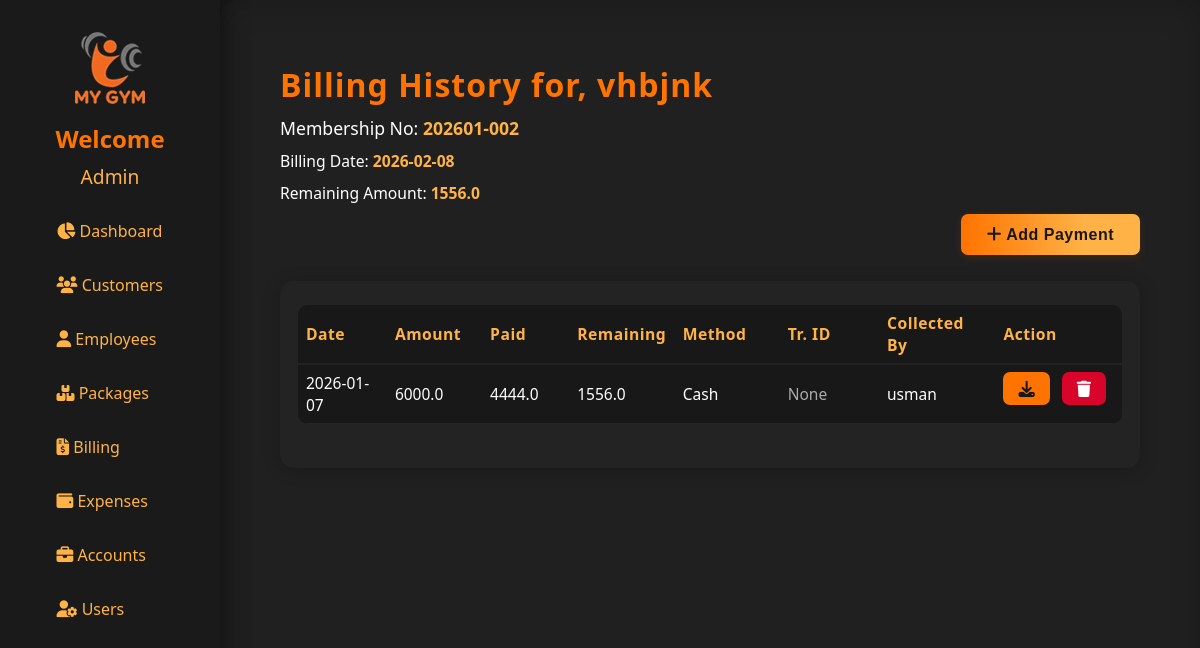
The page /billing_history/54215-7875445-7 (signed in) on the database its author committed.
### models.py (models this page shows, shortened)
class User(UserMixin, db.Model):
    id = db.Column(db.Integer, primary_key=True)
    username = db.Column(db.String(80), unique=True, nullable=False)
    password_hash = db.Column(db.String(128))
    thumb_id = db.Column(db.String(100))
    role_id = db.Column(db.String(100))
    created_at = db.Column(db.DateTime, default=datetime.utcnow)
    updated_at = db.Column(db.DateTime, default=datetime.utcnow, onupdate=datetime.utcnow)

class Customer(db.Model):
    id = db.Column(db.Integer, primary_key=True)
    membership_no = db.Column(db.String(20), unique=True)
    admission_date = db.Column(db.Date)
    type = db.Column(db.String(32))
    package_id = db.Column(db.Integer, db.ForeignKey('packages.id'))
    status = db.Column(db.String(20), default="Not Paid")
    billing_date = db.Column(db.Date)
    name = db.Column(db.String(120), nullable=False)
    email = db.Column(db.String(120))
    father_or_husband = db.Column(db.String(120))
    cnic = db.Column(db.String(20))
    gender = db.Column(db.String(20))
    marital_status = db.Column(db.String(20))
    blood_group = db.Column(db.String(10))
    dob = db.Column(db.Date)
    height = db.Column(db.Float)
    weight = db.Column(db.Float)
    waist = db.Column(db.Float)
    profession = db.Column(db.String(120))
    nationality = db.Column(db.String(50))
    address = db.Column(db.String(200))
    phone = db.Column(db.String(30))
    emergency_contact = db.Column(db.String(30))
    package = db.Column(db.String(50))
    personal_training_time = db.Column(db.String(50))
    trainer = db.Column(db.String(50))
    bmi_test = db.Column(db.String(10))  # 'Yes' or 'No'
    bmi_value = db.Column(db.Float)
    illnesses = db.Column(db.String(200))
    illness_other = db.Column(db.String(100))
    join_reasons = db.Column(db.String(200))
    terms_accepted = db.Column(db.Boolean, default=False)
    thumb_id = db.Column(db.String(100))
    invoices = db.relationship('Invoice', backref='customer', cascade="all, delete-orphan")
    billings = db.relationship('Billing', backref='customer', primaryjoin="Customer.cnic == foreign(Billing.customer_cnic)", cascade="all, delete-orphan")
    billing_histories = db.relationship('BillingHistory', backref='customer', primaryjoin="Customer.cnic == foreign(BillingHistory.customer_cnic)", cascade="all, delete-orphan")
    created_at = db.Column(db.DateTime, default=datetime.utcnow)
    updated_at = db.Column(db.DateTime, default=datetime.utcnow, onupdate=datetime.utcnow)

class Billing(db.Model):
    id = db.Column(db.Integer, primary_key=True)
    customer_name = db.Column(db.String(120), nullable=False)
    membership_no = db.Column(db.String(20), nullable=False)
    customer_cnic = db.Column(db.String(20), nullable=False)
    paid_to_be_amount = db.Column(db.Float, nullable=False)
    paid_amount = db.Column(db.Float, nullable=False)
    remaining_amount = db.Column(db.Float, nullable=False)
    payment_collected_by = db.Column(db.String(100), nullable=False)   # Employee name or ID
    payment_date = db.Column(db.DateTime, default=datetime.utcnow, nullable=False)
    payment_method = db.Column(db.String(50), nullable=False)
    transaction_id = db.Column(db.String(50), nullable=True)
    created_at = db.Column(db.DateTime, default=datetime.utcnow)
    updated_at = db.Column(db.DateTime, default=datetime.utcnow, onupdate=datetime.utcnow)

class BillingHistory(db.Model):
    id = db.Column(db.Integer, primary_key=True)
    customer_cnic = db.Column(db.String(20), nullable=False)
    customer_name = db.Column(db.String(120), nullable=False)
    membership_no = db.Column(db.String(20), nullable=False)
    amount_to_be_paid = db.Column(db.Float, nullable=False)
    paid_amount = db.Column(db.Float, nullable=False)
    remaining_amount = db.Column(db.Float, nullable=False)
    payment_collected_by = db.Column(db.String(100), nullable=False)
    payment_date = db.Column(db.DateTime, default=datetime.utcnow, nullable=False)
    payment_method = db.Column(db.String(50), nullable=False)
    transaction_id = db.Column(db.String(50), nullable=True)
    created_at = db.Column(db.DateTime, default=datetime.utcnow)
    updated_at = db.Column(db.DateTime, default=datetime.utcnow, onupdate=datetime.utcnow)

### app.py (the view)
@app.route('/billing_history/<cnic>', methods=['GET'])
@login_required
def billing_history(cnic):
    customer = Customer.query.filter_by(cnic=cnic).first_or_404()
    employees = Employee.query.all()
    pkg = Packages.query.get(customer.package_id)
    package_price = float(pkg.package_price) if pkg and pkg.package_price else 0
    billing = Billing.query.filter_by(customer_cnic=customer.cnic).order_by(Billing.payment_date.desc()).first()
    previous_remaining = billing.remaining_amount if billing else 0
    current_balance = billing.remaining_amount if billing else 0
    amount_to_be_paid = package_price + previous_remaining
    history = BillingHistory.query.filter_by(customer_cnic=cnic).order_by(BillingHistory.payment_date.desc()).all()
    serialized_history = [serialize_billing_history(b) for b in history]
    return render_template(
        'billing_history.html',
        customer=customer,
        history=serialized_history,
        employees=employees,
        current_balance=current_balance,
        package_name=pkg.package_name if pkg else '',
        package_price=package_price,
        previous_remaining=previous_remaining,
        amount_to_be_paid=amount_to_be_paid,
    )

### app.py (called while the page is built)
@login_manager.user_loader
def load_user(user_id):
    return db.session.get(User, int(user_id))

### helper.py (called while the page is built)
def serialize_billing_history(billing_history):
    return {
        'id': billing_history.id,
        'customer_cnic': billing_history.customer_cnic,
        'customer_name': billing_history.customer_name,
        'membership_no': billing_history.membership_no,
        'amount_to_be_paid': billing_history.amount_to_be_paid,
        'paid_amount': billing_history.paid_amount,
        'remaining_amount': billing_history.remaining_amount,
        'payment_collected_by': billing_history.payment_collected_by,
        'payment_method': billing_history.payment_method,
        'transaction_id': billing_history.transaction_id,
        'payment_date': billing_history.payment_date.strftime('%Y-%m-%d')  # Convert to string here
    }

### templates/billing_history.html (shortened to what this page needs)
{% extends "base.html" %}
{% block content %}
{% if customer.name|length > 12 %}
  <h1 style="color:#ff7300; letter-spacing:1px; margin-bottom: 10px;" title="{{ customer.name }}">
      Billing History for, {{ customer.name[:12] }}&hellip;
  </h1>
{% else %}
  <h1 style="color:#ff7300; letter-spacing:1px; margin-bottom: 10px;">
      Billing History for, {{ customer.name }}
  </h1>
{% endif %}
<div style="font-size: 1.1em; margin-bottom: 10px; color: #fff;">
    Membership No: <span style="color:#ffb347; font-weight:600;">{{ customer.membership_no }}</span>
</div>
<div style="font-size: 0.98em; margin-bottom: 10px; color: #fff;">
    Billing Date: <span style="color:#ffb347; font-weight:600;">{{ customer.billing_date }}</span>
</div>
<div style="font-size: 0.98em; margin-bottom: 10px; color: #fff;">
    Remaining Amount: <span style="color:#ffb347; font-weight:600;">{{ current_balance }}</span>
</div>
<div style="text-align: right; margin-bottom: 26px;">
  <button class="leet-btn" style="width:auto; padding:12px 26px; font-size:1em;" onclick="openAddPaymentModal()">
      <i class="fa fa-plus"></i> Add Payment
  </button>
</div>
<div class="customers-table-wrap">
    <table class="customers-table" style="font-size: 0.99em;">
    <thead>
        <tr>
            <th style="width: 100px;">Date</th>
            <th style="width: 90px;">Amount</th>
            <th style="width: 90px;">Paid</th>
            <th style="width: 90px;">Remaining</th>
            <th style="width: 110px;">Method</th>
            <th style="width: 120px;">Tr. ID</th>
            <th style="width: 120px;">Collected By</th>
            <th style="width: 70px;">Action</th>
        </tr>
    </thead>
    <tbody class="customers-table-body">
    {% for b in history %}
    <tr>
        <td>{{ b.payment_date }}</td>
        <td>{{ b.amount_to_be_paid }}</td>
        <td>{{ b.paid_amount }}</td>
        <td>{{ b.remaining_amount }}</td>
        <td>{{ b.payment_method }}</td>
        <td>
            {% if b.payment_method == 'Online' and b.transaction_id %}
                {{ b.transaction_id }}
            {% else %}
                <span style="color:#aaa;">None</span>
            {% endif %}
        </td>
        <td>
            {% if b.payment_collected_by and b.payment_collected_by|length > 12 %}
                <span title="{{ b.payment_collected_by }}">{{ b.payment_collected_by[:12] }}&hellip;</span>
            {% else %}
                {{ b.payment_collected_by }}
            {% endif %}
        </td>
        <td style="display: flex; justify-content: center; gap: 2px;">
          <button type="button" class="leetpk-btn"  onclick="generateInvoice({{ b.id }})">
                <i class="fa fa-download"></i>
            </button>
          <button type="button" class="leetpk-btn delete-btn"  onclick="openDeleteConfirmationModal('{{ url_for('delete_billing_history', billing_id=b.id, cnic=customer.cnic) }}')">
                <i class="fa fa-trash"></i>
            </button>
        </td>
    </tr>
    {% else %}
    <tr>
        <td colspan="8" style="text-align:center;">No billing history found.</td>
    </tr>
    {% endfor %}
</tbody>
</table>
</div>
{% endblock %}

### templates/base.html (shortened to what this page needs)
<!DOCTYPE html>
<html lang="en">
<head>
    <link rel="stylesheet" href="{{ url_for('static', filename='style.css') }}">
    <link rel="stylesheet" href="https://cdnjs.cloudflare.com/ajax/libs/font-awesome/6.4.2/css/all.min.css">
</head>
<body>
    {% if not hide_sidebar %}
    <div class="sidebar">
        <img src="{{ url_for('static', filename='logo.png') }}" class="logo-center"/>
        <div class="sidebar-user">
            {% if current_user.is_authenticated %}
                <div style="font-size: 1.5em; color: #ff7300; font-weight: 600;">Welcome</div>
                {% if current_user.username|length > 12 %}
                    <div style="font-size: 1.2em;color: #ffb347;margin-top: 8px;word-break: break-word;text-align: center;"
                        title="{{ current_user.username|capitalize }}">
                        {{ current_user.username[:12]|capitalize }}&hellip;
                    </div>
                {% else %}
                    <div style="font-size: 1.2em;color: #ffb347;margin-top: 8px;word-break: break-word;text-align: center;">
                        {{ current_user.username|capitalize }}
                    </div>
                {% endif %}
            {% else %}
                <div style="font-size: 1.5em; color: #ff7300; font-weight: 600;">Welcome to My Gym</div>
            {% endif %}
        </div>
        <div class="sidebar-nav-scroll scroll-hidden" style="height: 450px;">
            <ul>
                <li><a href="/"><i class="fa fa-chart-pie"></i> Dashboard</a></li>
                <li><a href="/customers"><i class="fa fa-users"></i> Customers</a></li>
                {% if current_user.role_id == '1' %}
                    <li>
                        <a href="{{ url_for('employees') }}">
                            <i class="fa fa-user"></i> Employees
                        </a>
                    </li>
                {% endif %}
                <li>
                    <a href="{{ url_for('packages') }}">
                        <i class="fa-solid fa-boxes-stacked"></i> Packages
                    </a>
                </li>
                <li><a href="/billing"><i class="fa fa-file-invoice-dollar"></i> Billing</a></li>
                <li><a href="/expenses"><i class="fa fa-wallet"></i> Expenses</a></li>
                {% if current_user.role_id == '1' %}
                <li><a href="/accounts"><i class="fa fa-briefcase"></i> Accounts</a></li>
                {% endif %}
                {% if current_user.role_id == '1' %}
                <li><a href="/users"><i class="fa fa-user-cog"></i> Users</a></li>
                {% endif %}
                <li><a href="/attendance"> Attendance</a></li>
            </ul>
        </div>
    </div>
    {% endif %}
    <div class="main-content{% if hide_sidebar %} no-sidebar{% endif %}">
        {% block content %}{% endblock %}
    </div>
</body>
</html>

### static/style.css (style rules this page uses)
body { margin: 0; font-family: 'Segoe UI', Arial, sans-serif; background: #181818; color: #fff; }
.leet-btn { background: linear-gradient(90deg, #ff7300, #ffb347 70%); color: #181818; border: none; font-size: 1.01em; font-weight: 600; padding: 14px 0; width: 100%; margin-top: 0px; border-radius: 7px; cursor: pointer; box-shadow: 0 2px 8px rgba(255,115,0,0.13); letter-spacing: 0.5px; transition: background 0.15s, color 0.15s; }
.sidebar { position: fixed; left: 0; top: 0; width: 220px; height: 100%; background: #1a1a1a; padding: 32px 0 0 0; box-shadow: 2px 0 24px #0006; display: flex; flex-direction: column; align-items: center; z-index: 100; }
.logo-center { display: block; margin: 0 auto 18px auto; max-width: 90px; }
.sidebar ul { list-style: none; padding: 0; width: 100%; }
.sidebar ul li { margin: 0; width: 100%; }
.scroll-hidden { overflow-y: auto; scrollbar-width: none; -ms-overflow-style: none; }
.sidebar ul li a { display: block; color: #ffb347; padding: 14px 36px; font-size: 1em; text-decoration: none; border-radius: 0 20px 20px 0; transition: background 0.18s, color 0.18s; margin-bottom: 4px; }
.main-content { margin-left: 220px; padding: 42px 5vw 32px 5vw; min-height: 100vh; background: #202020; box-shadow: 0 0 32px #0003 inset; border-radius: 18px 0 0 0; }
body, .main-content, .login-container { animation: fadein 0.7s; }
.customers-table-wrap { background: #232323; padding: 24px 18px; border-radius: 14px; box-shadow: 0 2px 18px #0003; overflow-x: auto; }
.customers-table { width: 100%; border-collapse: collapse; color: #fff; background: transparent; font-size: 0.97em; }
.customers-table-body { width: 100%; border-collapse: collapse; color: #fff; background: transparent; font-size: 0.99em; }
.customers-table th, .customers-table td { padding-top: 12px; padding-bottom: 12px; }
.customers-table { width: 100%; border-collapse: collapse; background: #181818; margin-bottom: 20px; border-radius: 10px; overflow: hidden; }
.customers-table th, .customers-table td { padding: 14px 10px; text-align: center; border-bottom: 1px solid #232323; font-size: 1em; }
.customers-table th { background: #232323; color: #ffb347; font-weight: 600; letter-spacing: 0.5px; border-bottom: 2px solid #ff7300; }
.customers-table tbody tr:last-child td { border-bottom: none; }
.customers-table th, .customers-table td { padding: 14px 18px; text-align: left; }
.customers-table th { background: #181818; color: #ffb347; font-weight: 600; letter-spacing: 0.5px; border-bottom: 2px solid #222; }
.customers-table tr { border-bottom: 1.5px solid #252525; transition: background 0.15s; }
.leet-btn { background: linear-gradient(90deg, #ff7300, #ffb347 70%); color: #181818; border: none; font-size: 1.1em; font-weight: 600; padding: 13px 0; width: 100%; border-radius: 7px; cursor: pointer; margin-top: 0px; box-shadow: 0 2px 8px rgba(255,115,0,0.13); letter-spacing: 0.5px; transition: background 0.15s, color 0.15s; }
.fa { font-size: 1.05em; }
.customers-table th, .customers-table td { padding: 7px 8px; font-size: 0.99em; vertical-align: middle; }
.leet-btn { height: 41px; font-size: 1.08em; }
.leetpk-btn { border: none; border-radius: 7px; padding: 6px 15px; font-weight: 500; font-size: 1em; background: #ff7300; color: #181818; transition: background 0.14s, color 0.14s; cursor: pointer; margin-bottom: 0; display: inline-flex; align-items: center; margin-right: 8px; gap: 7px; height: 33px; }
.delete-btn { background: #d90429; color: #fff; margin-left: 2px; }

### rows shown on the page
User: username "Admin"
Customer: name "vhbjnk", membership_no "202601-002", billing_date "2026-02-08"
Billing: remaining_amount "1556.0"
BillingHistory: payment_date "2026-01-07", amount_to_be_paid "6000.0", paid_amount "4444.0", remaining_amount "1556.0", payment_method "Cash", shows "None", payment_collected_by "usman"
